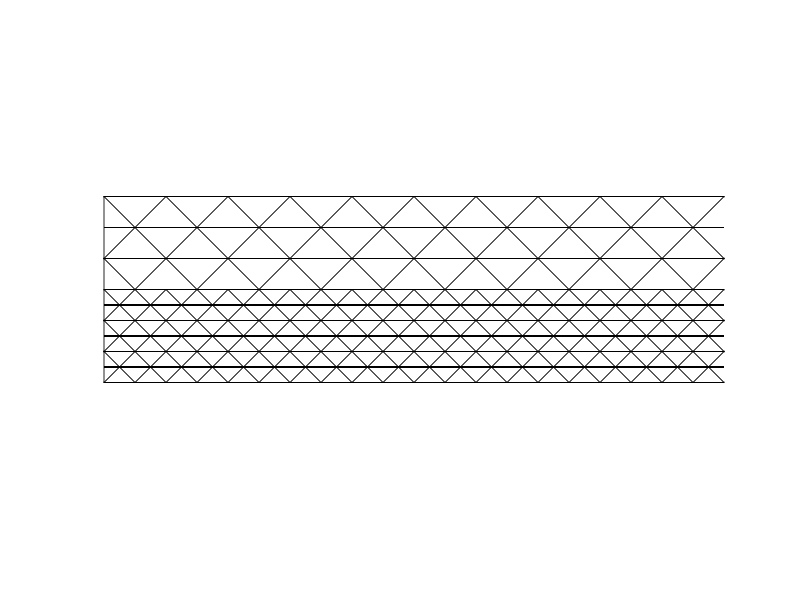

Write MATLAB code to recreate this figure.
clear;
clc;
hold on
x=[0:0.5:10];
y=[0:0.5:10];
M=meshgrid(x,y);
plot(x,M,'k');

for i = -12:12
x=[0+i,10+i];
y=[0,10];
plot(1-x,y,'k');

x=[0+i,10+i];
y=[0,10];
plot(x,y,'k');

x=[0.5+i,2+i];
y=[0,1.5];
plot(x,y,'k');

x=[0.5+i,2+i];
y=[0,1.5];
plot(1-x,y,'k');

x=[0,10];
y=[0.25,0.25];
plot(x,y,'k');

x=[0,10];
y=[0.75,0.75];
plot(x,y,'k');

x=[0,10];
y=[1.25,1.25];
plot(x,y,'k');
end
hold off

axis equal;
set(gca,'xlim',[0 10]);
set(gca,'ylim',[0 3]);
set(gca,'Box','off');
set(gca,'xtick',[])
set(gca,'ytick',[])